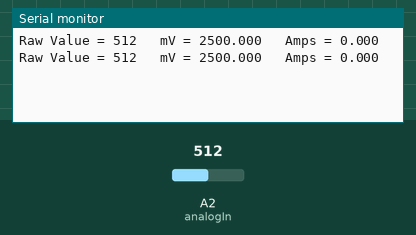
The sketch below on a simulated Arduino Uno, built with avr-gcc and run on an emulated ATmega328P. Shown: the last lines printed to the serial monitor. Inputs (shaded band) come from the test bench; at power-on: A2 (analogIn) = 512.

Above: at 3.3 s.
3.4 s: A2 (analogIn) set to 716
At 6.3 s:
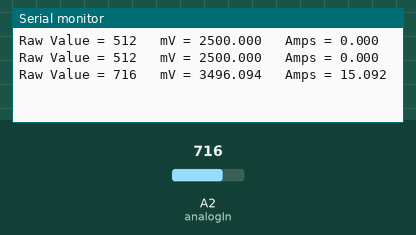
6.7 s: A2 (analogIn) set to 900
At 8.3 s:
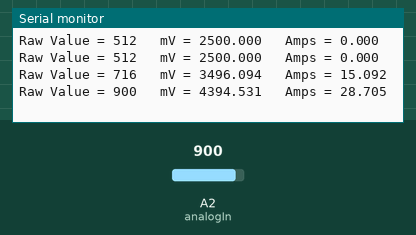
Timing chart, 0 to 9.8 s (numbered marks = the images above; inputs shaded):
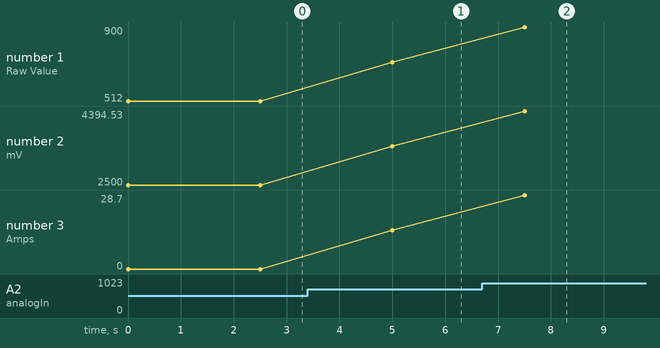

The sketch:

amp.ino
```cpp
const int analogIn = A2; //아날로그 입력 PIN
int mVperAmp = 66; // 아날로그 입력 mV당 전류 값
                   // 5A 짜리는 185
                   // 20A 짜리는 100
                   // 30A 짜리는 66
int RawValue= 0;   // 아날로그 값 저장 변수
int ACSoffset = 2500; // 기준 값 0A일때 아날로그 값은 2500 이다.
double Voltage = 0;   // 계산된 아날로그 값
double Amps = 0;      // 실제 측정된 전류 값

void setup(){
 //모니터 프로그램용
 Serial.begin(9600);
}

void loop(){
 //아날로그 값 읽기
 RawValue = analogRead(analogIn);
 //아날로그 값 0 ~ 1024을 전앖 0(0V) ~ 5000(5V)으로 변경(계산을 쉽게 하기 위해)
 Voltage = (RawValue / 1024.0) * 5000; // Gets you mV
 //전류값 계산
 //측정된 전압을 0A기준으로 뺀다음 mV당 전류값으로 나누면 끝!
 Amps = ((Voltage - ACSoffset) / mVperAmp);

 //값 출력
 // 아날로그 값
 Serial.print("Raw Value = " ); // shows pre-scaled value
 Serial.print(RawValue);

 // 아날로그 값을 전압으로 변경된 값
 Serial.print("\t mV = "); // shows the voltage measured
 Serial.print(Voltage,3); // the '3' after voltage allows you to display 3 digits after decimal point

 //측정된 전류 값
 Serial.print("\t Amps = "); // shows the voltage measured
 Serial.println(Amps,3); // the '3' after voltage allows you to display 3 digits after decimal point
 //2.5초 후 다시 읽기
 delay(2500);

}
```

Measured:
- after the input at 3.4 s, the serial monitor: prints a new line after 1.6 s (image 1)
- after the input at 6.7 s, the serial monitor: prints a new line after 0.81 s (image 2)
- plotted number 1: 512 → 716 after the input at 3.4 s, 716 → 900 after the input at 6.7 s
- plotted number 2: 2500 → 3496.09 after the input at 3.4 s, 3496.09 → 4394.53 after the input at 6.7 s
- plotted number 3: 0 → 15.09 after the input at 3.4 s, 15.09 → 28.7 after the input at 6.7 s
